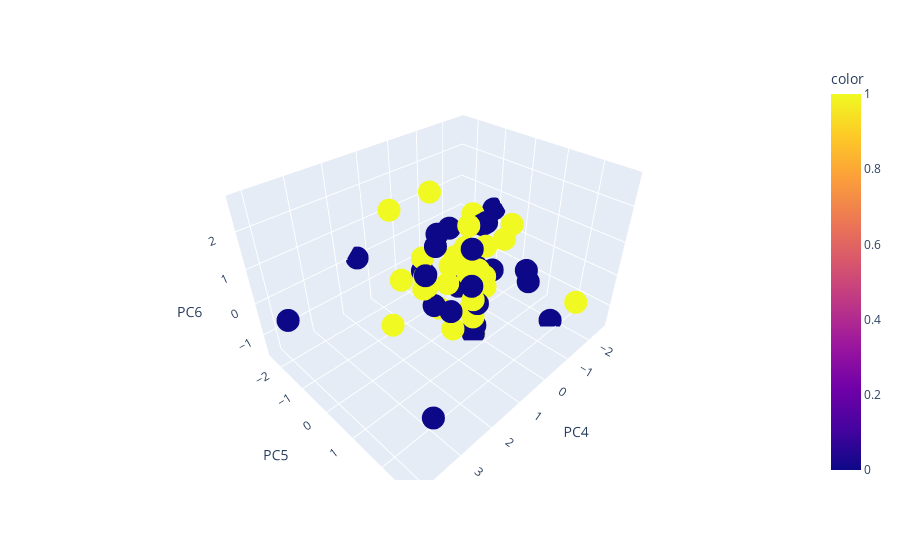

Notebook code for this chart:
### Code cell
px.scatter_3d(data_frame=x_train_pca, x='PC4',y = 'PC5', z='PC6', color=y_train)
